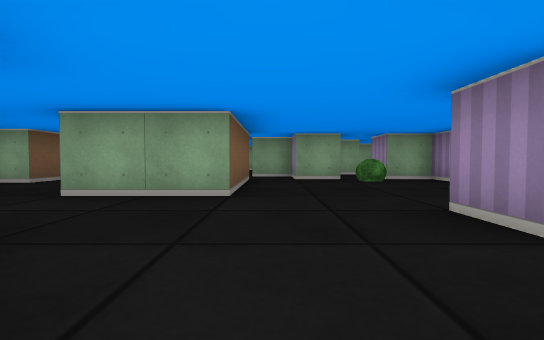
View 1 (above)

24 first-person views from a walk through a cub3D ray-caster map. The camera is about half as high as the walls, tilts 2° down and sees 85° across. The floor is counted in squares. Each view is taken from the middle of a square. On the plan, view 1 faces up. The plan holds only what a view shows up to about 9 squares ahead; the rest is blank.

View 2
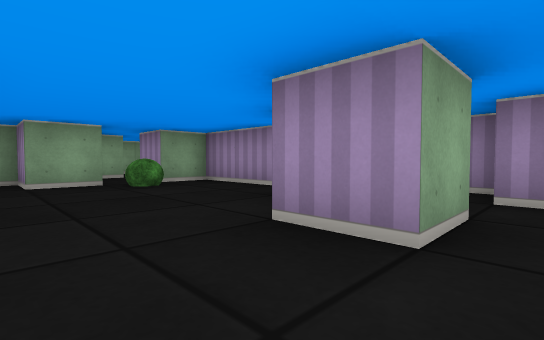

View 3
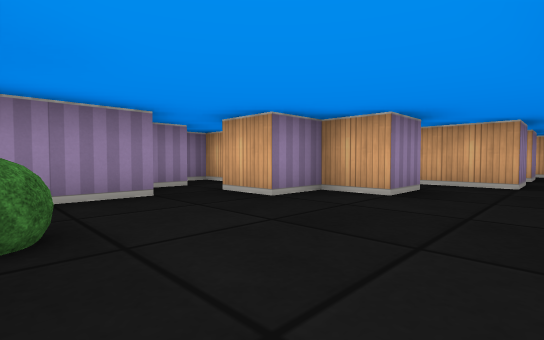

View 4
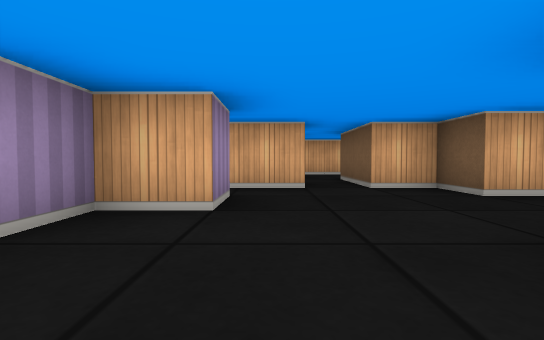

View 5
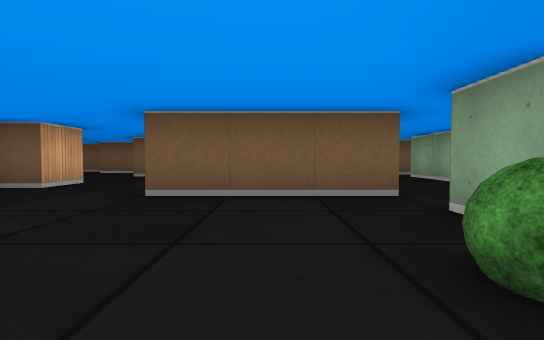

View 6
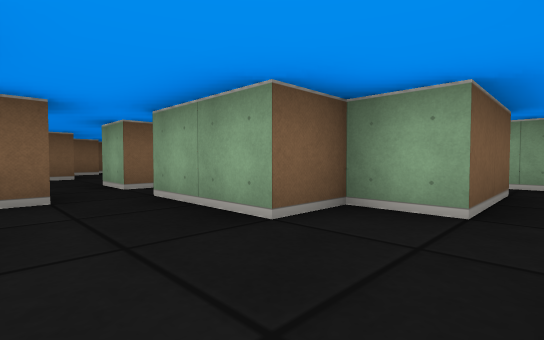

View 7
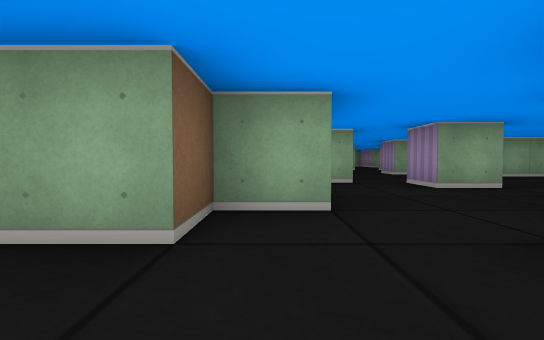

View 8
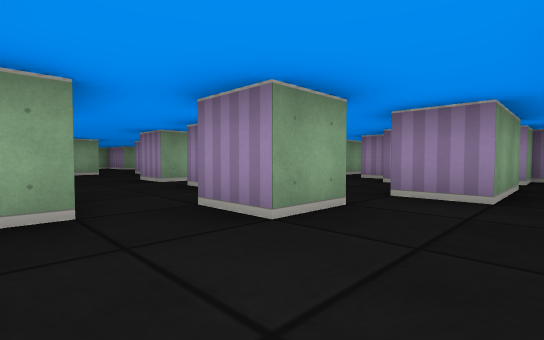

View 9
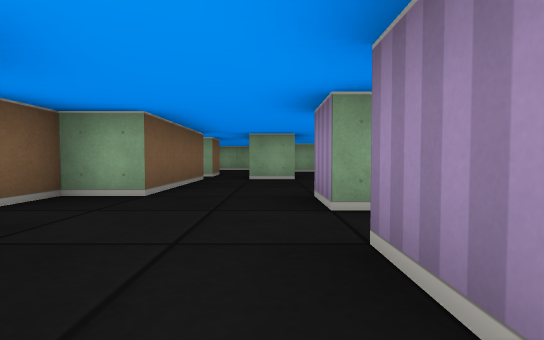

View 10
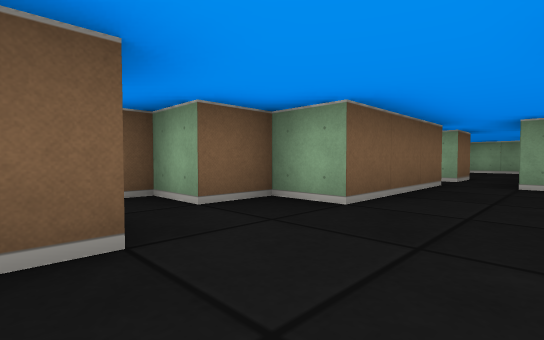

View 11
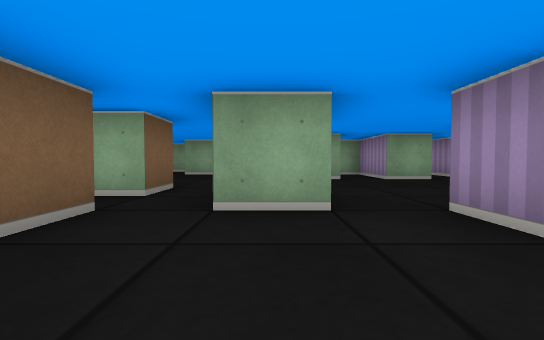

View 12
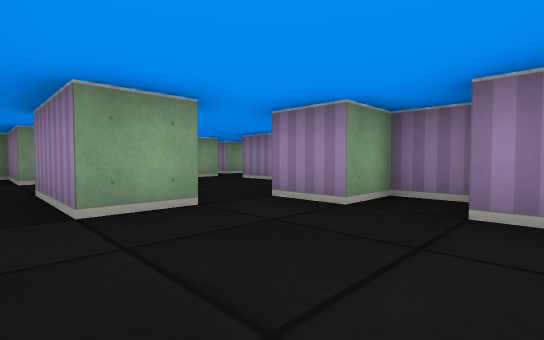

View 13
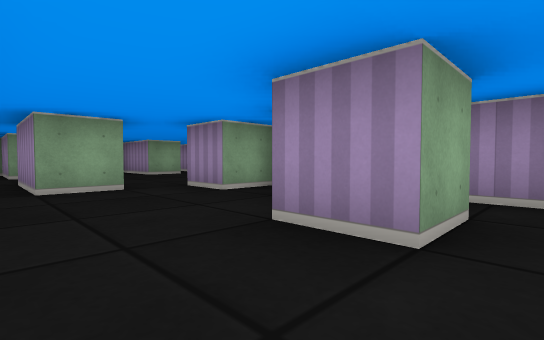

View 14
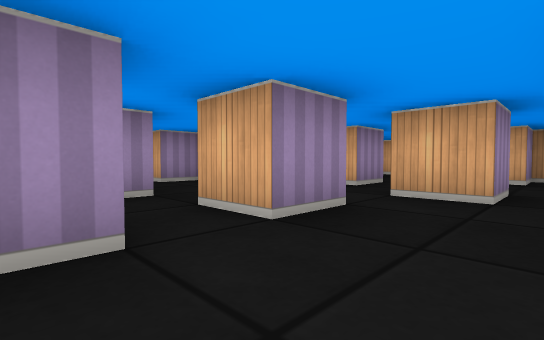

View 15
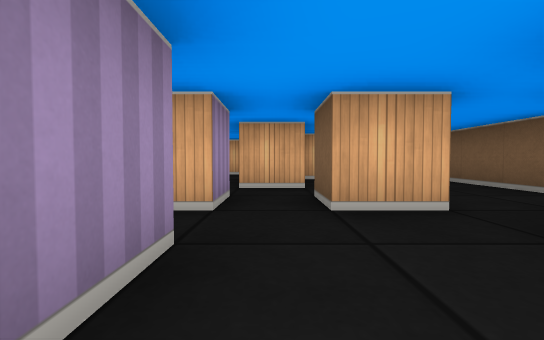

View 16
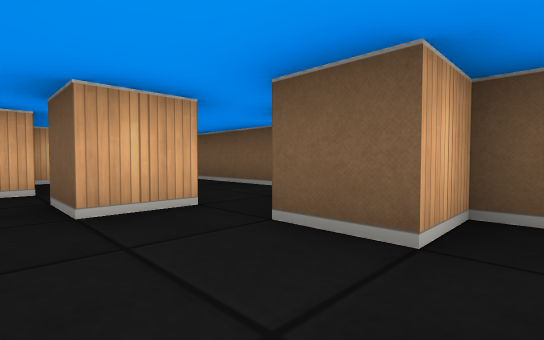

View 17
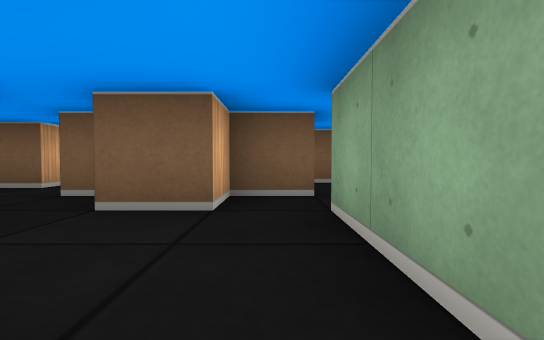

View 18
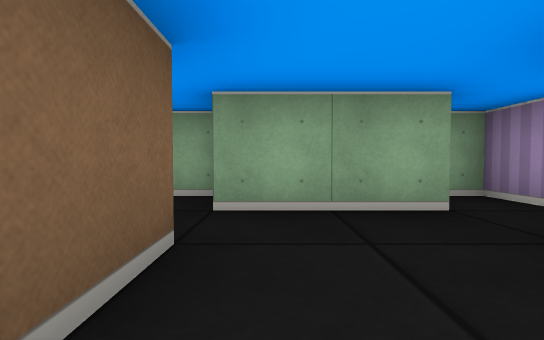

View 19
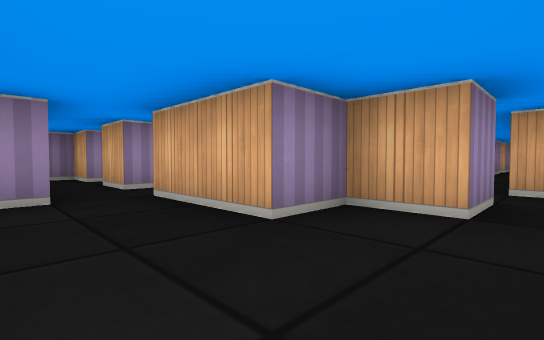

View 20
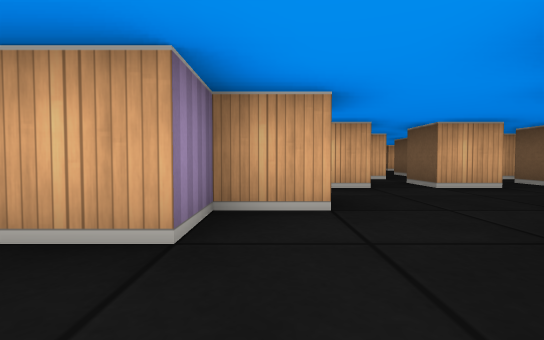

View 21
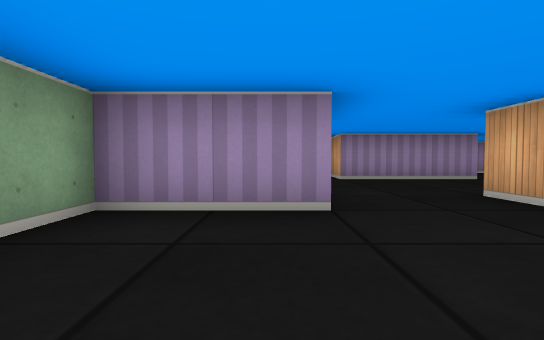

View 22
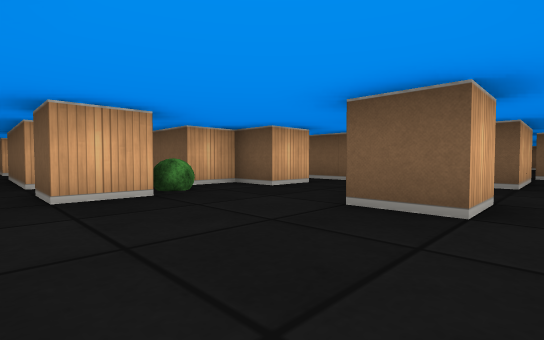

View 23
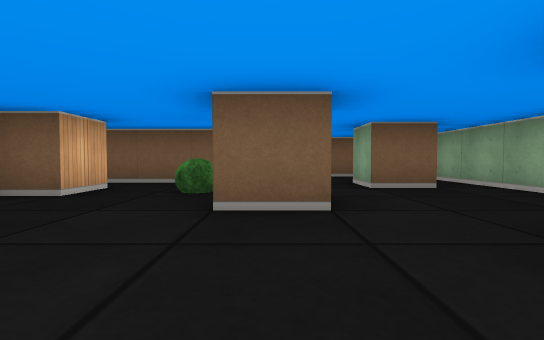

View 24
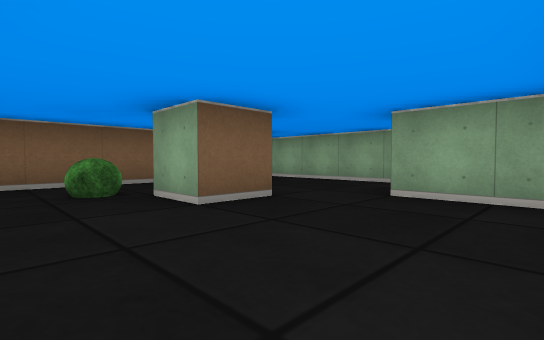

### Floor plan
Key: @ floor where view 1 was taken; # wall or solid block; . floor; B bush.
Columns run from 11 left of view 1 to 7 right of it. Each row starts with its distance up from view 1.
 28      #####
 27      .....
 26   ##. #...######
 25   #.........# .#.#
 24     ##.##...##.#.
 23      #.B........#
 22      #..........#
 21      #.# B#.#...#
 20         # ..#...#
 19         # #...##
 18           #....#
 17          ##..###
 16         ##...#.#
 15         #......##
 14     #####.#..#....
 13  #...##.###.....##
 12    #.... ...#..###
 11    ##..# #....##.##
 10    #....##........#
  9 #....#.##...##.#.##
  8   #........##.
  7   #. .#.....####
  6   #  ##.#.#..B.#
  5      #....#....##
  4      ##..##.....#
  3       ##.....##.##
  2       #......#..#
  1      ....# ....##
  0      ..   #@##
 -1           #.
 -2            .#
 -3           ..
 -4           ###

Positions as (right, up) in squares from view 1, and headings:
1: (0, 0), facing up
2: (0, 1), facing up-right
3: (0, 6), facing down-right
4: (1, 5), facing down
5: (3, 5), facing left
6: (-1, 7), facing up-left
7: (-2, 7), facing up
8: (-1, 10), facing up-right
9: (1, 13), facing up
10: (1, 14), facing up-left
11: (1, 17), facing up
12: (0, 17), facing up-right
13: (0, 15), facing up-right
14: (0, 16), facing down-right
15: (-5, 12), facing down
16: (-5, 12), facing down-left
17: (-4, 12), facing left
18: (-6, 10), facing up
19: (-1, 11), facing down-right
20: (0, 11), facing down
21: (-2, 24), facing right
22: (0, 25), facing down-left
23: (0, 24), facing left
24: (0, 22), facing up-left
